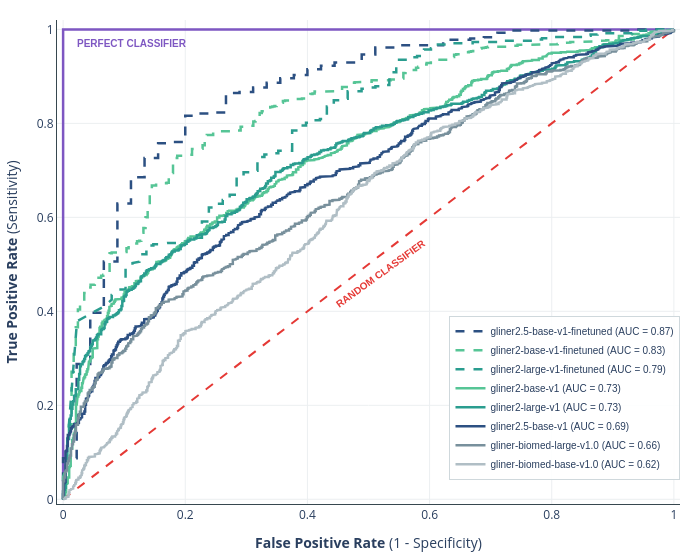

Notebook source saved alongside this figure:
### Markdown cell above
**Key Takeaway:**
Confidence scores are statistically correlated with good predictions, but their discriminative power ($\text{AUC} \le 0.75$) remains insufficient on its own to reliably filter false positives.


### Metrics Interpretation & Confidence Correlation Analysis

| Metric | Simple Definition | How to Interpret |
| :--- | :--- | :--- |
| **`Point-Biserial Correlation`** | Pearson correlation adapted for one continuous and one binary variable $[-1, 1]$. | Positive values mean higher confidence tracks with being a TP. Values around $0.5$ indicate no strong linear link. |
| **`P-Value`** | Probability of observing this association purely by chance. | Values ($p \ll 0.001$) confirm the correlation is statistically real and not random noise. |
| **`ROC-AUC`** | Probability ($0.5$ = random coin toss, $1.0$ = perfect) that a randomly chosen TP has a higher score than a random FP. | Values abobe $0.80$ provide good discrimination: filtering by a confidence threshold alone cannot reliably discard FPs without losing many TPs. |

### Code cell
# Plot ROC curves for all models.
fig_roc = plot_paper_roc_curves(
    df=scores_df,
)
save_figure_for_paper(
    fig_roc,
    "../figures/gliner/gliner_all_models_roc_curve.svg",
)
fig_roc.show()

### Figure 1 — Plotly figure (JSON) as saved in the notebook; plotly's stock layout.template omitted (floating-point values rounded to 4 significant figures; data arrays with more than 128 entries replaced by an {"elided": "..."} marker saying what was removed)
{"data": [{"hoverinfo": "skip", "line": {"color": "#7E57C2", "width": 2.5}, "mode": "lines", "showlegend": false, "type": "scatter", "x": [0, 0, 1], "y": [0, 1, 1]}, {"hoverinfo": "skip", "line": {"color": "#E53935", "dash": "dash", "width": 2}, "mode": "lines", "showlegend": false, "type": "scatter", "x": [0, 1], "y": [0, 1]}, {"line": {"color": "#2c5082", "dash": "dash", "width": 2.5}, "mode": "lines", "name": "gliner2.5-base-v1-finetuned (AUC = 0.87)", "type": "scatter", "x": [0.0, 0.0, 0.0, 0.0, 0.0, 0.02222, 0.02222, 0.02222, 0.02222, 0.04444, 0.04444, 0.06667, 0.06667, 0.08889, 0.08889, 0.1111, 0.1111, 0.1333, 0.1333, 0.1556, 0.1556, 0.1778, 0.1778, 0.2, 0.2, 0.2222, 0.2222, 0.2444, 0.2444, 0.2667, 0.2667, 0.2889, 0.2889, 0.3111, 0.3111, 0.3333, 0.3333, 0.3556, 0.3556, 0.3778, 0.3778, 0.4, 0.4, 0.4222, 0.4222, 0.4444, 0.4444, 0.4889, 0.4889, 0.5111, 0.5111, 0.5556, 0.5556, 0.6222, 0.6222, 0.6667, 0.6667, 0.6889, 0.6889, 0.7111, 0.7111, 0.7333, 0.7333, 0.9333, 0.9333, 1.0], "y": [0.0, 0.002421, 0.06295, 0.0678, 0.08717, 0.08717, 0.1404, 0.1453, 0.2881, 0.2881, 0.3971, 0.3971, 0.5061, 0.5061, 0.6295, 0.6295, 0.6852, 0.6852, 0.7264, 0.7264, 0.7579, 0.7579, 0.7603, 0.7603, 0.816, 0.816, 0.8208, 0.8208, 0.8232, 0.8232, 0.8644, 0.8644, 0.8668, 0.8668, 0.8765, 0.8765, 0.8862, 0.8862, 0.8959, 0.8959, 0.9031, 0.9031, 0.9153, 0.9153, 0.9225, 0.9225, 0.9298, 0.9298, 0.9467, 0.9467, 0.9613, 0.9613, 0.9661, 0.9661, 0.9782, 0.9782, 0.9806, 0.9806, 0.9831, 0.9831, 0.9927, 0.9927, 0.9976, 0.9976, 1.0, 1.0]}, {"line": {"color": "#56c596", "dash": "dash", "width": 2.5}, "mode": "lines", "name": "gliner2-base-v1-finetuned (AUC = 0.83)", "type": "scatter", "x": {"elided": "455 float values"}, "y": {"elided": "455 float values"}}, {"line": {"color": "#2a9d8f", "dash": "dash", "width": 2.5}, "mode": "lines", "name": "gliner2-large-v1-finetuned (AUC = 0.79)", "type": "scatter", "x": [0.0, 0.02273, 0.06818, 0.07955, 0.07955, 0.09091, 0.1023, 0.1023, 0.1023, 0.1023, 0.1023, 0.1023, 0.1136, 0.1136, 0.125, 0.125, 0.125, 0.125, 0.1364, 0.1364, 0.1364, 0.1477, 0.1477, 0.1591, 0.1705, 0.1932, 0.1932, 0.2045, 0.2045, 0.2159, 0.2159, 0.2273, 0.2273, 0.2386, 0.2386, 0.25, 0.25, 0.2614, 0.2614, 0.2727, 0.2727, 0.2841, 0.2841, 0.2955, 0.2955, 0.3068, 0.3068, 0.3182, 0.3182, 0.3295, 0.3295, 0.3409, 0.3409, 0.3523, 0.3523, 0.375, 0.375, 0.3864, 0.3864, 0.3977, 0.3977, 0.4091, 0.4091, 0.4205, 0.4205, 0.4318, 0.4318, 0.4432, 0.4432, 0.4545, 0.4545, 0.4659, 0.4659, 0.4886, 0.4886, 0.5, 0.5, 0.5114, 0.5114, 0.5227, 0.5227, 0.5341, 0.5341, 0.5455, 0.5455, 0.5682, 0.5682, 0.5795, 0.5795, 0.5909, 0.5909, 0.6023, 0.6023, 0.6136, 0.6136, 0.6364, 0.6364, 0.6705, 0.6705, 0.7159, 0.7159, 0.7727, 0.7727, 0.7841, 0.7841, 0.7955, 0.7955, 0.8523, 0.8523, 0.8636, 0.8636, 0.875, 0.875, 0.9318, 0.9318, 0.9432, 0.9432, 0.9545, 0.9545, 1.0], "y": [0.0, 0.379, 0.4113, 0.4247, 0.4355, 0.4462, 0.4462, 0.457, 0.4597, 0.4758, 0.4866, 0.4919, 0.4973, 0.5027, 0.5054, 0.5108, 0.5161, 0.5215, 0.5215, 0.5269, 0.5403, 0.5403, 0.543, 0.543, 0.5457, 0.5457, 0.5484, 0.5484, 0.5538, 0.5538, 0.5565, 0.5565, 0.5914, 0.5914, 0.621, 0.621, 0.629, 0.629, 0.6371, 0.6371, 0.6478, 0.6478, 0.6855, 0.6855, 0.6962, 0.6962, 0.6989, 0.6989, 0.7285, 0.7285, 0.7339, 0.7339, 0.7366, 0.7366, 0.7419, 0.7419, 0.7849, 0.7849, 0.7957, 0.7957, 0.8011, 0.8011, 0.8065, 0.8065, 0.8091, 0.8091, 0.836, 0.836, 0.8495, 0.8495, 0.8522, 0.8522, 0.8683, 0.8683, 0.8737, 0.8737, 0.8763, 0.8763, 0.879, 0.879, 0.8817, 0.8817, 0.9086, 0.9086, 0.9355, 0.9355, 0.9409, 0.9409, 0.9435, 0.9435, 0.957, 0.957, 0.9597, 0.9597, 0.9677, 0.9677, 0.9704, 0.9704, 0.9731, 0.9731, 0.9758, 0.9758, 0.9785, 0.9785, 0.9812, 0.9812, 0.9839, 0.9839, 0.9866, 0.9866, 0.9892, 0.9892, 0.9919, 0.9919, 0.9946, 0.9946, 0.9973, 0.9973, 1.0, 1.0]}, {"line": {"color": "#56c596", "dash": "solid", "width": 2.5}, "mode": "lines", "name": "gliner2-base-v1 (AUC = 0.73)", "type": "scatter", "x": {"elided": "691 float values"}, "y": {"elided": "691 float values"}}, {"line": {"color": "#2a9d8f", "dash": "solid", "width": 2.5}, "mode": "lines", "name": "gliner2-large-v1 (AUC = 0.73)", "type": "scatter", "x": {"elided": "670 float values"}, "y": {"elided": "670 float values"}}, {"line": {"color": "#2c5082", "dash": "solid", "width": 2.5}, "mode": "lines", "name": "gliner2.5-base-v1 (AUC = 0.69)", "type": "scatter", "x": {"elided": "729 float values"}, "y": {"elided": "729 float values"}}, {"line": {"color": "#78909c", "dash": "solid", "width": 2.5}, "mode": "lines", "name": "gliner-biomed-large-v1.0 (AUC = 0.66)", "type": "scatter", "x": {"elided": "708 float values"}, "y": {"elided": "708 float values"}}, {"line": {"color": "#b0bec5", "dash": "solid", "width": 2.5}, "mode": "lines", "name": "gliner-biomed-base-v1.0 (AUC = 0.62)", "type": "scatter", "x": {"elided": "984 float values"}, "y": {"elided": "984 float values"}}], "layout": {"annotations": [{"font": {"color": "#7E57C2", "family": "Arial", "size": 10}, "showarrow": false, "text": "<b>PERFECT CLASSIFIER</b>", "x": 0.02, "xanchor": "left", "y": 0.97}, {"font": {"color": "#E53935", "family": "Arial", "size": 10}, "showarrow": false, "text": "<b>RANDOM CLASSIFIER</b>", "textangle": -36, "x": 0.52, "y": 0.48}], "height": 560, "hovermode": false, "legend": {"bgcolor": "rgba(255, 255, 255, 0.9)", "bordercolor": "#CFD8DC", "borderwidth": 1, "font": {"family": "Arial", "size": 10}, "x": 0.63, "y": 0.05}, "margin": {"b": 55, "l": 55, "r": 20, "t": 20}, "plot_bgcolor": "#FFFFFF", "title": {}, "width": 700, "xaxis": {"gridcolor": "#ECEFF1", "linecolor": "#37474F", "linewidth": 1, "range": [-0.01, 1.01], "showgrid": true, "title": {"text": "<b>False Positive Rate</b> (1 - Specificity)"}, "zeroline": false}, "yaxis": {"gridcolor": "#ECEFF1", "linecolor": "#37474F", "linewidth": 1, "range": [-0.01, 1.02], "showgrid": true, "title": {"text": "<b>True Positive Rate</b> (Sensitivity)"}, "zeroline": false}}}
